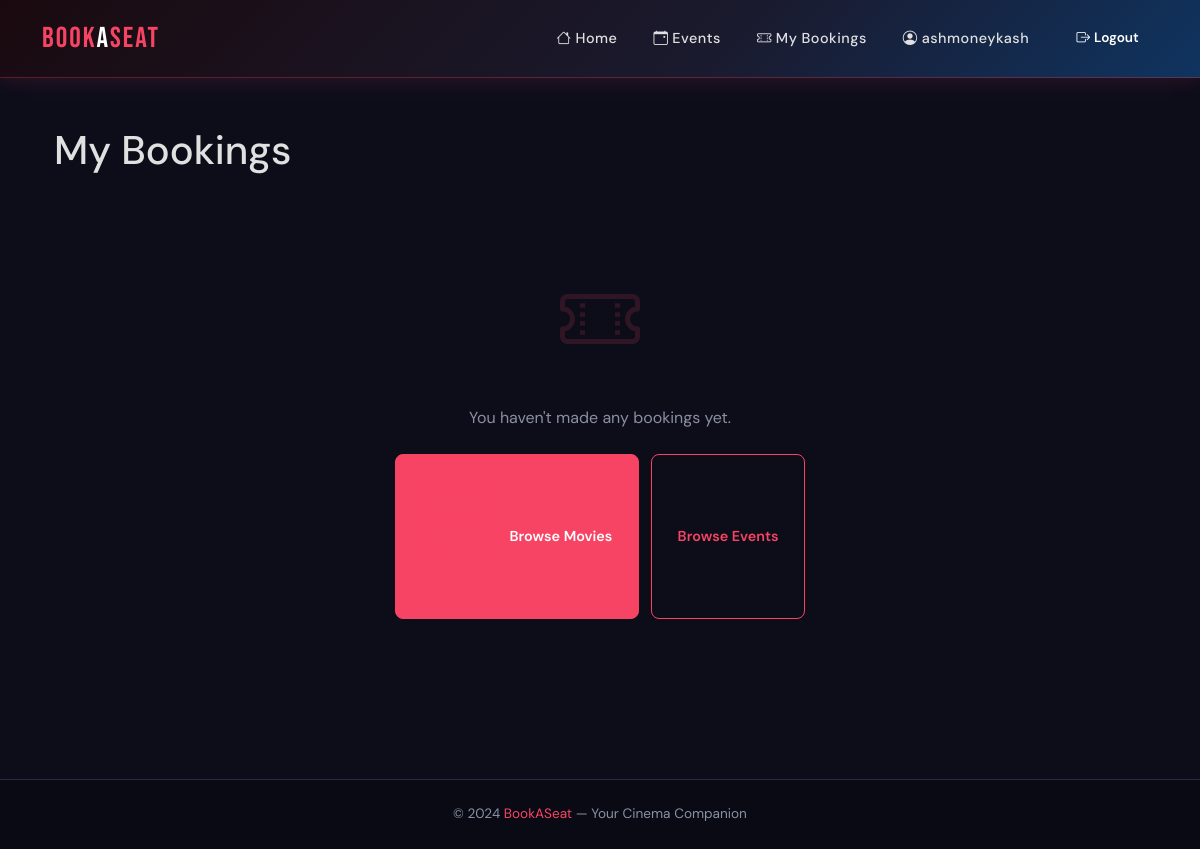
The app's page /booking/my-bookings/ (signed in), older data.
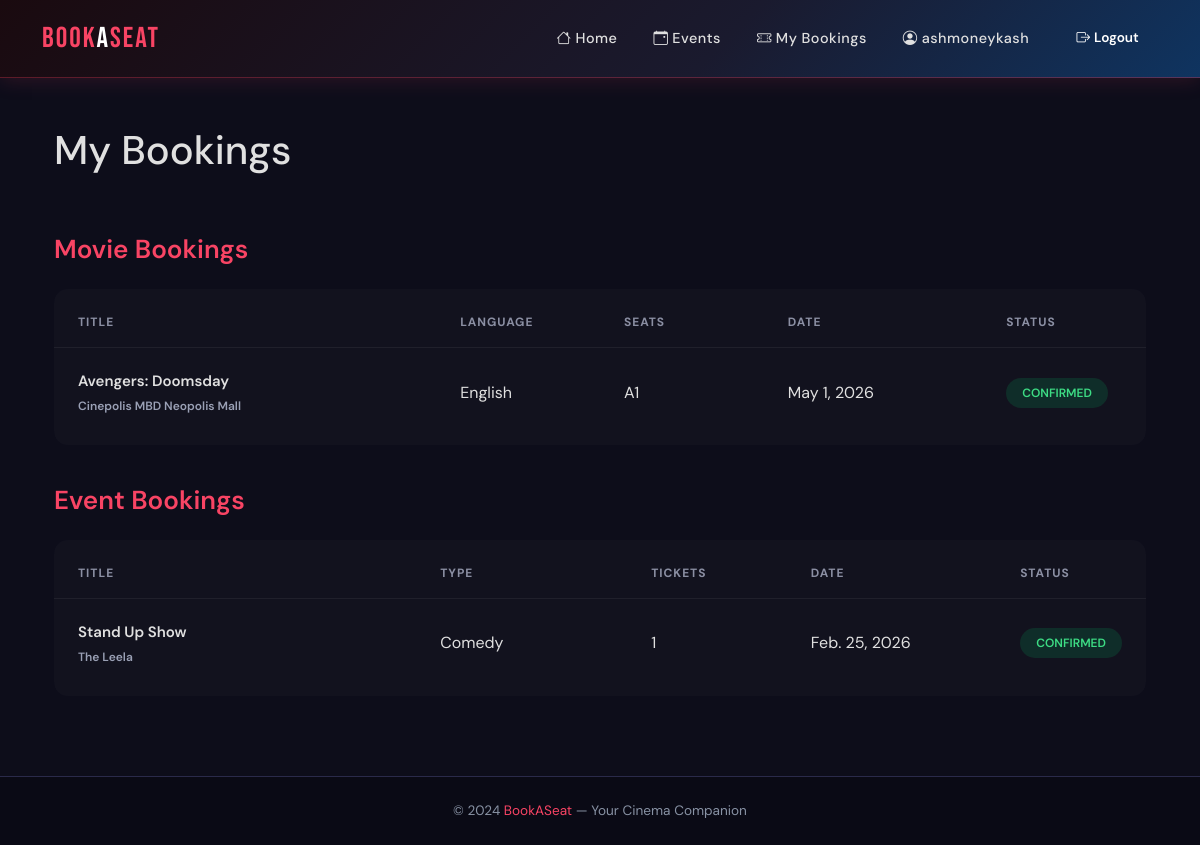
The same page, newer data.
### bookings/models.py (models this page shows, shortened)
class Booking(models.Model):
    STATUS_CHOICES = [
        ('PENDING', 'Pending'),
        ('CONFIRMED', 'Confirmed'),
        ('CANCELLED', 'Cancelled'),
    ]
    user = models.ForeignKey(
        settings.AUTH_USER_MODEL,
        on_delete=models.CASCADE,
        related_name='bookings'
    )
    show = models.ForeignKey(
        'movies.Show',
        on_delete=models.CASCADE,
        related_name='bookings'
    )
    seats = models.ManyToManyField('Seat', related_name='seat_bookings')
    status = models.CharField(max_length=10, choices=STATUS_CHOICES, default='PENDING')
    created_at = models.DateTimeField(auto_now_add=True)

class Seat(models.Model):
    show = models.ForeignKey(
        'movies.Show',
        on_delete=models.CASCADE,
        related_name='seats'
    )
    seat_number = models.CharField(max_length=5)
    row = models.CharField(max_length=1)
    class Meta:
        unique_together = ('show', 'row', 'seat_number')

class EventBooking(models.Model):
    STATUS_CHOICES = [
        ('PENDING', 'Pending'),
        ('CONFIRMED', 'Confirmed'),
        ('CANCELLED', 'Cancelled'),
    ]
    user = models.ForeignKey(
        settings.AUTH_USER_MODEL,
        on_delete=models.CASCADE,
        related_name='event_bookings'
    )
    event = models.ForeignKey(
        'events.Event',
        on_delete=models.CASCADE,
        related_name='event_bookings'
    )
    quantity = models.PositiveIntegerField(default=1)
    total_price = models.DecimalField(max_digits=10, decimal_places=2)
    status = models.CharField(max_length=10, choices=STATUS_CHOICES, default='PENDING')
    created_at = models.DateTimeField(auto_now_add=True)

### movies/models.py (models this page shows, shortened)
class Show(models.Model):
    movie = models.ForeignKey(Movie, on_delete=models.CASCADE, related_name='shows')
    theatre = models.ForeignKey(Theatre, on_delete=models.CASCADE, related_name='shows')
    show_date = models.DateField()
    show_time = models.TimeField()
    price = models.DecimalField(max_digits=8,decimal_places=2)
    total_seats = models.PositiveIntegerField()
    available_seats = models.PositiveIntegerField()
    created_at = models.DateTimeField(auto_now_add=True)

class Movie(models.Model):
    title = models.CharField(max_length=255)
    description = models.TextField()
    duration = models.PositiveIntegerField(help_text="Duration in minutes")
    language = models.CharField(max_length=50)
    release_date = models.DateField()
    poster = models.ImageField(upload_to='movies/posters/')
    is_active = models.BooleanField(default=True)

class Theatre(models.Model):
    name = models.CharField(max_length=255)
    city = models.CharField(max_length=100)
    address = models.TextField()
    total_screens = models.PositiveIntegerField(default=1)

### events/models.py (models this page shows, shortened)
class Event(models.Model):
    title = models.CharField(max_length=255)
    event_type = models.CharField(max_length=20, choices=EVENT_TYPE_CHOICES, default='other')
    description = models.TextField(blank=True)
    venue = models.ForeignKey(Venue, on_delete=models.SET_NULL, null=True, related_name='events')
    event_date = models.DateField()
    event_time = models.TimeField()
    price = models.DecimalField(max_digits=8, decimal_places=2)
    total_seats = models.PositiveIntegerField(default=100)
    available_seats = models.PositiveIntegerField(default=100)
    poster = models.ImageField(upload_to='events/posters/', blank=True, null=True)
    language = models.CharField(max_length=50, blank=True)
    is_active = models.BooleanField(default=True)
    created_at = models.DateTimeField(auto_now_add=True)

class Venue(models.Model):
    name = models.CharField(max_length=255)
    city = models.CharField(max_length=100)
    address = models.TextField()
    capacity = models.PositiveIntegerField(default=0)

### bookings/views.py (the view)
# urls.py: path('my-bookings/', views.my_bookings, name='my_bookings'),
@login_required
def my_bookings(request):
    movie_bookings = Booking.objects.filter(user=request.user).select_related(
        'show', 'show__movie', 'show__theatre'
    ).prefetch_related('seats').order_by('-id')
    event_bookings = EventBooking.objects.filter(user=request.user).select_related(
        'event', 'event__venue'
    ).order_by('-id')
    return render(request, 'bookings/my_bookings.html', {
        'movie_bookings': movie_bookings,
        'event_bookings': event_bookings,
    })

### bookings/templates/bookings/my_bookings.html (shortened to what this page needs)
{% extends "base.html" %}
{% block content %}
<div class="container my-bookings-page">
    <h1 class="page-title">My Bookings</h1>
    {% if not movie_bookings and not event_bookings %}
    <div class="full-empty">
        <i class="bi bi-ticket-perforated"></i>
        <p>You haven't made any bookings yet.</p>
        <div class="browse-btn-row">
            <a href="{% url 'movie_list' %}" class="browse-btn browse-btn-filled">
                <i class="bi bi-film"></i> Browse Movies
            </a>
            <a href="{% url 'event_list' %}" class="browse-btn browse-btn-outline">
                Browse Events
            </a>
        </div>
    </div>
    {% else %}
    <h2 class="section-title red">Movie Bookings</h2>
    {% if movie_bookings %}
    <div class="table-card">
        <table class="booking-table">
            <thead>
                <tr>
                    <th style="width:35%">TITLE</th>
                    <th style="width:15%">LANGUAGE</th>
                    <th style="width:15%">SEATS</th>
                    <th style="width:20%">DATE</th>
                    <th style="width:15%">STATUS</th>
                </tr>
            </thead>
            <tbody>
                {% for booking in movie_bookings %}
                <tr>
                    <td>
                        <div class="title-cell">
                            {{ booking.show.movie.title }}
                            <span>{{ booking.show.theatre.name }}</span>
                        </div>
                    </td>
                    <td>{{ booking.show.movie.language }}</td>
                    <td>
                        {% for seat in booking.seats.all %}
                            {{ seat.row }}{{ seat.seat_number }}{% if not forloop.last %} {% endif %}
                        {% endfor %}
                    </td>
                    <td>{{ booking.show.show_date }}</td>
                    <td><span class="status-pill confirmed">{{ booking.status }}</span></td>
                </tr>
                {% endfor %}
            </tbody>
        </table>
    </div>
    {% endif %}
    <h2 class="section-title red" style="margin-top:40px;">Event Bookings</h2>
    {% if event_bookings %}
    <div class="table-card">
        <table class="booking-table">
            <thead>
                <tr>
                    <th style="width:35%">TITLE</th>
                    <th style="width:20%">TYPE</th>
                    <th style="width:15%">TICKETS</th>
                    <th style="width:20%">DATE</th>
                    <th style="width:10%">STATUS</th>
                </tr>
            </thead>
            <tbody>
                {% for booking in event_bookings %}
                <tr>
                    <td>
                        <div class="title-cell">
                            {{ booking.event.title }}
                            <span>{{ booking.event.venue.name }}</span>
                        </div>
                    </td>
                    <td>{{ booking.event.get_event_type_display }}</td>
                    <td>{{ booking.quantity }}</td>
                    <td>{{ booking.event.event_date }}</td>
                    <td><span class="status-pill confirmed">{{ booking.status }}</span></td>
                </tr>
                {% endfor %}
            </tbody>
        </table>
    </div>
    {% endif %}
    {% endif %}
</div>
{% endblock %}

Row changes from the older to the newer data that the page shows:
added Booking: show.movie "Avengers: Doomsday", show.theatre.name "Cinepolis MBD Neopolis Mall", show.movie.language "English", show.show_date "May 1, 2026", status "CONFIRMED"
now on this page (row unchanged): Seat: row "A", seat_number "1"
added EventBooking: event "Stand Up Show", event.venue.name "The Leela", event.event_type "Comedy", quantity "1", event.event_date "Feb. 25, 2026", status "CONFIRMED"
Text that changed along with them:
text no longer shown: "You haven't made any bookings yet. Browse Movies Browse Events"
text now shown: "Movie Bookings TITLE LANGUAGE SEATS DATE STATUS Event Bookings TITLE TYPE TICKETS DATE STATUS"
